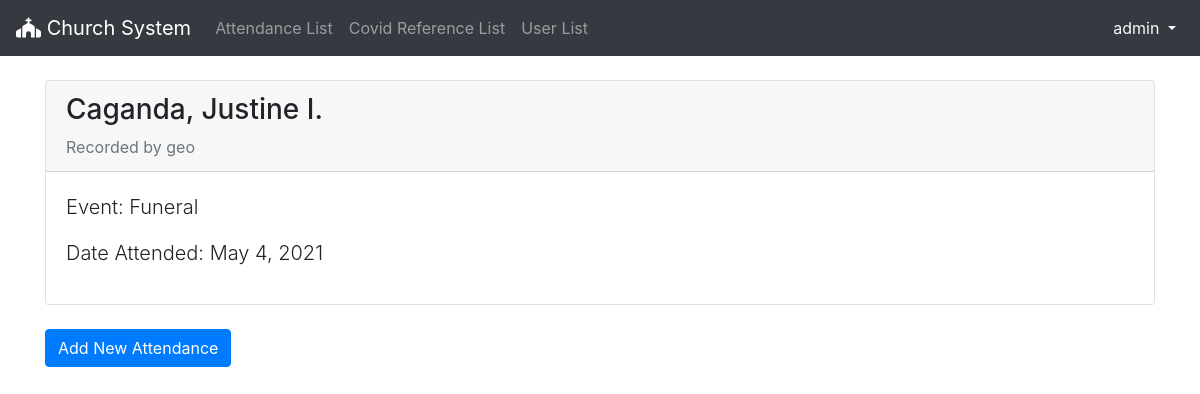
Screenshot of /attendance/2/ (signed in) with the database file from the repository.
### staff/models.py (models this page shows)
class Staff(AbstractUser):
    class Sex(models.TextChoices):
        MAN = 'M', ('Man')
        WOMAN = 'F', ('Woman')
    sex = models.CharField('sex', max_length=1, choices=Sex.choices, null=True)
    def __str__(self):
        return f'{self.username}'

### church/models.py (models this page shows, shortened)
class Attendance(models.Model):
    class Event(models.TextChoices):
        MASS = 'MA', ('Mass')
        BAPTISM = 'B', ('Baptism')
        MARRIAGE = 'MAR', ('Marriage')
        FUNERAL = 'F', ('Funeral')
        OTHERS = 'O', ('Others')
    user_id = models.ForeignKey(User, on_delete=models.PROTECT)
    date_attended = models.DateField('date_attend', auto_now_add=True)
    event_type = models.CharField('event', max_length=3, choices=Event.choices, default=Event.MASS)
    staff_id = models.ForeignKey(Staff, on_delete=models.PROTECT)

### user/models.py (models this page shows, shortened)
class User(models.Model):
    class Sex(models.TextChoices):
        MAN = 'M', ('Man')
        WOMAN = 'F', ('Woman')
    first_name = models.CharField(max_length=50)
    middle_name = models.CharField(max_length=50)
    last_name = models.CharField(max_length=50)
    birthdate = models.DateField()
    age = models.IntegerField()
    sex = models.CharField(max_length=1, choices=Sex.choices, null=True)
    profession = models.CharField(max_length=50)
    staff = models.ForeignKey(Staff, on_delete=models.PROTECT)
    def __str__(self):
        return f'{self.last_name}, {self.first_name} {self.middle_name[0]}.'

### church/views.py (the view)
# urls.py: path('<int:pk>/', AttendanceDetailView.as_view(), name='attend_detail'),
class AttendanceDetailView(LoginRequiredMixin, DetailView):
    model = Attendance
    template_name = 'attend_detail.html'
    context_object_name = 'attend'

### templates/attend_detail.html (shortened to what this page needs)
{% extends 'base.html' %}
{% block content%}
    <div class="card mt-4">
        <div class="card-header">
            <span class="font-weight-bold d-block"><h3>{{ attend.user_id }}</h3></span>
            <span class="text-muted">Recorded by {{ attend.staff_id }}</span>
        </div>
        <div class="card-body">
            <p class="lead">Event: {{ attend.get_event_type_display }}</p>
            <p class="lead">Date Attended: {{ attend.date_attended }}</p>
        </div>
    </div>
    <div class="form-group mt-4">
        <a href="{% url 'attend_new' %}"><button class="btn btn-primary">Add New Attendance</button></a>
    </div>
{% endblock content%}

### templates/base.html (shortened to what this page needs)
{% load static %}
<!DOCTYPE html>
<html>
<head>
    <link rel="stylesheet" href="https://cdn.jsdelivr.net/npm/bootstrap@4.6.0/dist/css/bootstrap.min.css">
</head>
<body>
    <nav class="navbar navbar-expand-lg navbar-dark bg-dark">
        <a class="navbar-brand" href="{% url 'home' %}"><i class="fas fa-church"></i> Church System</a>
        <div class="collapse navbar-collapse" id="navbarSupportedContent">
            {% if user.is_authenticated %}
            <ul class="navbar-nav mr-auto">
              {% block navbar %}
                <li class="nav-item">
                  <a class="nav-link" href="{% url 'attend_list'%}">Attendance List</a>
                </li>
                <li class="nav-item">
                    <a class="nav-link" href="{% url 'ref_list' %}">Covid Reference List</a>
                </li>
                <li class="nav-item">
                    <a class="nav-link" href="{% url 'user_list'%}">User List</a>
                </li>
              {% endblock%}
            </ul>
            <ul class="navbar-nav ml-auto">
                <li class="nav-item">
                    <a class="nav-link dropdown-toggle text-light" href="#" id="navbarDropdown" role="button" data-toggle="dropdown" aria-haspopup="true" aria-expanded="false">
                        {{ user.username }}
                    </a>
                </li>
            </ul>
            {% else %}
            <form class="form-inline ml-auto">
                <a href="{% url 'login' %}" class="btn btn-secondary">Log In</a>
                <a href="{% url 'signup' %}" class="btn btn-primary ml-2">Sign Up</a>
            </form>
            {% endif %}
        </div>
    </nav>
    <main>
        <div class="container">
            {% block content %}
            {% endblock content %}
        </div>
    </main>
</body>
</html>

### rows the page displays
Staff: username "admin"
Attendance: user_id "Caganda, Justine I.", staff_id "geo", event_type "Funeral", date_attended "May 4, 2021"
